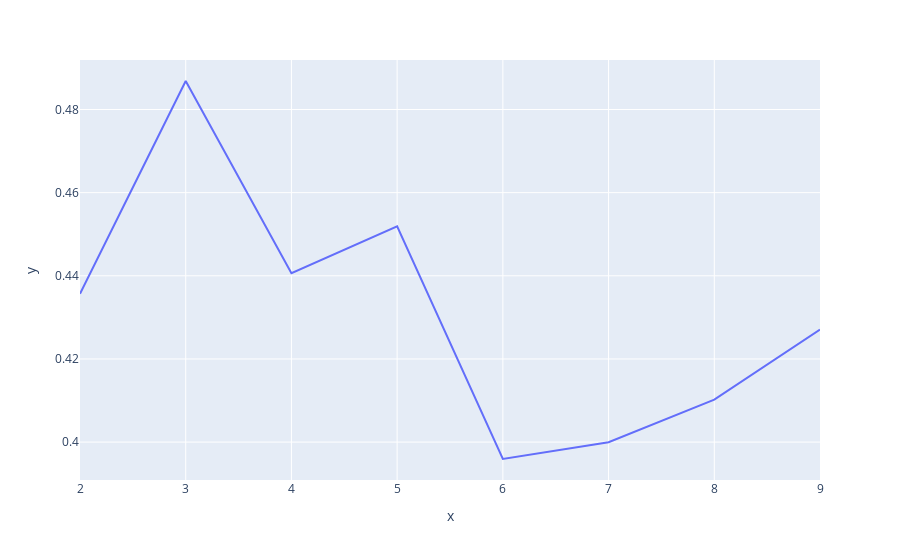

Write notebook code for a chart like this one.
### Markdown cell above
#### Calcular número de segmentos

### Code cell
# Calcular los k segmentos
best_k = obtener_mejor_k(donaciones_sin_outlier[model_cols])

### Figure 1 — Plotly figure (JSON) as saved in the notebook; plotly's stock layout.template omitted (floating-point values rounded to 4 significant figures)
{"data": [{"hovertemplate": "x=%{x}<br>y=%{y}<extra></extra>", "legendgroup": "", "line": {"color": "#636efa", "dash": "solid"}, "marker": {"symbol": "circle"}, "mode": "lines", "name": "", "orientation": "v", "showlegend": false, "type": "scatter", "x": [2, 3, 4, 5, 6, 7, 8, 9], "xaxis": "x", "y": [0.4357, 0.4869, 0.4406, 0.4519, 0.3959, 0.4, 0.4102, 0.4271], "yaxis": "y"}], "layout": {"legend": {"tracegroupgap": 0}, "margin": {"t": 60}, "xaxis": {"anchor": "y", "domain": [0, 1], "title": {"text": "x"}}, "yaxis": {"anchor": "x", "domain": [0, 1], "title": {"text": "y"}}}}
